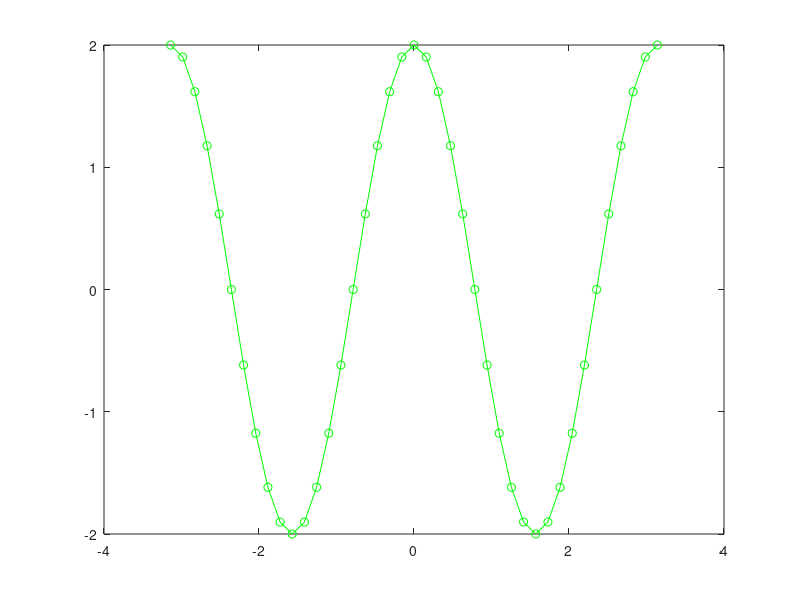

Source code (MATLAB): (Note: this script raises an error after producing the figure.)
 x=-pi:pi/20:pi;
 y1=sin(2*x);
 y2=2*cos(2*x);
 plot(x,y1,'r-.');
 plot(x,y2,'-go');
 legend('sin 2x','2cos 2x','Location','Nothwest')

 